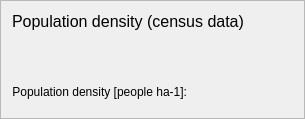
    <widget class="QFrame" name="frame_6">
     <property name="frameShape">
      <enum>QFrame::StyledPanel</enum>
     </property>
     <property name="frameShadow">
      <enum>QFrame::Raised</enum>
     </property>
     <layout class="QGridLayout" name="gridLayout_5">
      <item row="0" column="0" colspan="3">
       <widget class="QLabel" name="label_18">
        <property name="text">
         <string>&lt;!DOCTYPE HTML PUBLIC &quot;-//W3C//DTD HTML 4.0//EN&quot; &quot;http://www.w3.org/TR/REC-html40/strict.dtd&quot;&gt;
&lt;html&gt;&lt;head&gt;&lt;meta name=&quot;qrichtext&quot; content=&quot;1&quot; /&gt;&lt;style type=&quot;text/css&quot;&gt;
p, li { white-space: pre-wrap; }
&lt;/style&gt;&lt;/head&gt;&lt;body style=&quot; font-family:'MS Shell Dlg 2'; font-size:8pt; font-weight:400; font-style:normal;&quot;&gt;
&lt;p style=&quot; margin-top:0px; margin-bottom:0px; margin-left:0px; margin-right:0px; -qt-block-indent:0; text-indent:0px;&quot;&gt;&lt;span style=&quot; font-size:12pt;&quot;&gt;Population density (census data)&lt;/span&gt;&lt;/p&gt;&lt;/body&gt;&lt;/html&gt;</string>
        </property>
       </widget>
      </item>
      <item row="4" column="0">
       <spacer name="verticalSpacer_4">
        <property name="orientation">
         <enum>Qt::Vertical</enum>
        </property>
        <property name="sizeHint" stdset="0">
         <size>
          <width>20</width>
          <height>40</height>
         </size>
        </property>
       </spacer>
      </item>
      <item row="5" column="2">
       <widget class="QWidget" name="widgetPop" native="true">
        <property name="minimumSize">
         <size>
          <width>100</width>
          <height>30</height>
         </size>
        </property>
        <property name="layoutDirection">
         <enum>Qt::LeftToRight</enum>
        </property>
        <layout class="QGridLayout" name="gridLayout_16"/>
       </widget>
      </item>
      <item row="5" column="0" colspan="2">
       <widget class="QLabel" name="label_27">
        <property name="text">
         <string>Population density [people ha-1]:</string>
        </property>
        <property name="alignment">
         <set>Qt::AlignRight|Qt::AlignTrailing|Qt::AlignVCenter</set>
        </property>
        <property name="buddy">
         <cstring></cstring>
        </property>
       </widget>
      </item>
     </layout>
    </widget>
